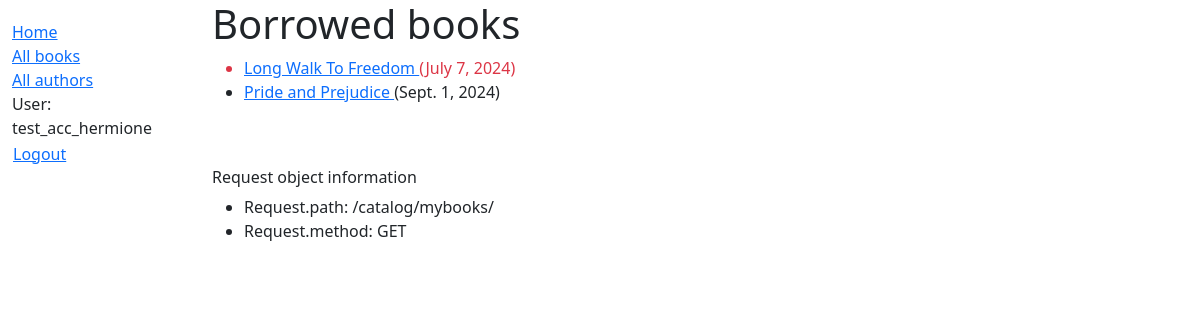
/catalog/mybooks/ (signed in), run on an earlier commit of the app's database.
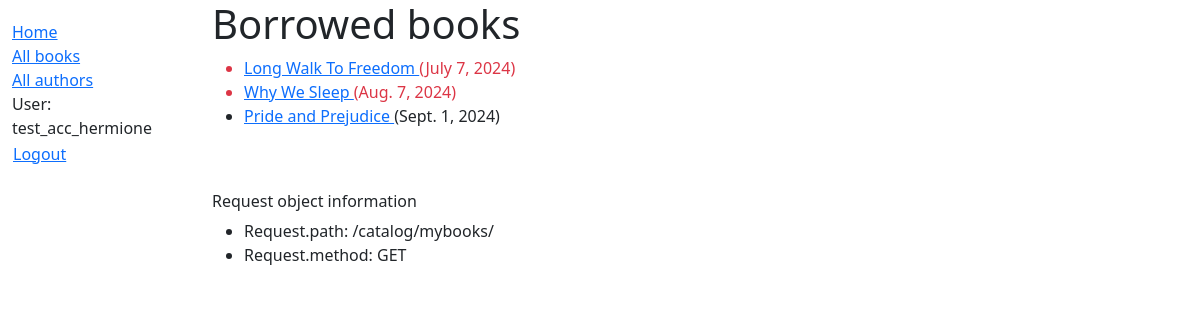
And on a later commit of the database.
### catalog/models.py (models this page shows, shortened)
class BookInstance(models.Model):
    id = models.UUIDField(
        primary_key=True, default=uuid.uuid4,
        help_text="Unique ID for this particular book across whole library"
    )
    book = models.ForeignKey(Book, on_delete=models.RESTRICT, null=True)
    imprint = models.CharField(max_length=200)
    due_back = models.DateField(null=True, blank=True)
    LOAN_STATUS = (
        ('m', 'Maintenance'),
        ('o', 'On loan'),
        ('a', 'Available'),
        ('r', 'Reserved'),
    )
    status = models.CharField(
        max_length=1,
        choices=LOAN_STATUS,
        blank=True,
        default='m',
        help_text='Book availability',
    )
    borrower = models.ForeignKey(
        settings.AUTH_USER_MODEL,
        on_delete=models.SET_NULL,
        null=True,
        blank=True,
    )
    class Meta:
        ordering = ['book', 'due_back']
    @property
    def is_overdue(self):
        return bool(self.due_back and date.today() > self.due_back)

class Book(models.Model):
    title = models.CharField(max_length=200)
    author = models.ForeignKey('Author', on_delete=models.RESTRICT, null=True)
    summary = models.TextField(
        max_length=1000,
        help_text="Enter a brief description of the book",
    )
    isbn = models.CharField(
        'ISBN',
        max_length=13,
        unique=True,
        help_text='13 Character <a href="https://www.isbn-international.org/'
                  'content/what-isbn">ISBN number</a>',
    )
    genre = models.ManyToManyField(
        Genre,
        help_text="Select a genre for this book",
    )   # each genre can have many books and a book can have multiple genres
    def display_genre(self):
        """Create a string for the Genre. Required to display in Admin."""
        return '; '.join(genre.name for genre in self.genre.all()[:3])
    display_genre.short_description = 'Genre'
    language = models.ForeignKey(
        Language, on_delete=models.SET_NULL, null=True
    )
    class Meta:
        ordering = ['title', 'author']

### catalog/views.py (the view)
# urls.py: path('mybooks/', views.LoanedBooksByUserListView.as_view(), name='my-borrowed'),
class LoanedBooksByUserListView(LoginRequiredMixin, generic.ListView):
    model = BookInstance
    template_name = 'catalog/bookinstance_list_borrowed_user.html'
    paginate_by = 10
    def get_queryset(self) -> QuerySet[Any]:
        return (
            BookInstance.objects.filter(borrower=self.request.user)
            .filter(status__exact='o')
            .order_by('due_back')
        )

### catalog/templates/catalog/bookinstance_list_borrowed_user.html (shortened to what this page needs)
{% extends 'base_generic.html' %}
{% block content %}
    <h1>Borrowed books</h1>
    {% if bookinstance_list %}
    <ul>
        {% for bookinst in bookinstance_list %}
            <li class="{% if bookinst.is_overdue %}text-danger{% endif %}">
                <a href="{% url 'catalog:book-detail' bookinst.book.pk %}">
                    {{ bookinst.book.title }}
                </a> ({{ bookinst.due_back }})
            </li>
        {% endfor %}
    </ul>
    {% else %}
        <p>There are no books borrowed...</p>
    {% endif %}
{% endblock %}

What changed in the data, as far as the page shows it:
now on this page (row edited): BookInstance: book "Why We Sleep", due_back "Aug. 7, 2024"
